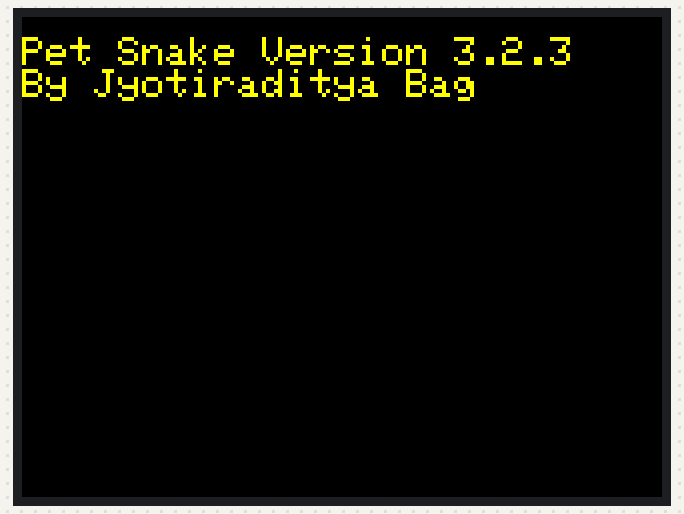
A sketch run on a simulated Arduino Uno, built with avr-gcc and run on an emulated ATmega328P. On the bench: 320×240 colour display. Random numbers use the default seed unless the sketch sets one.

Above: at 0.4 s.
At 7.17 s:
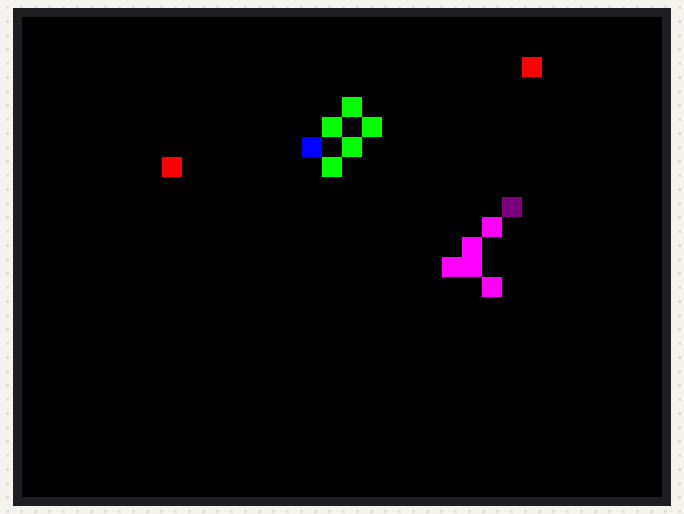
At 13.9 s:
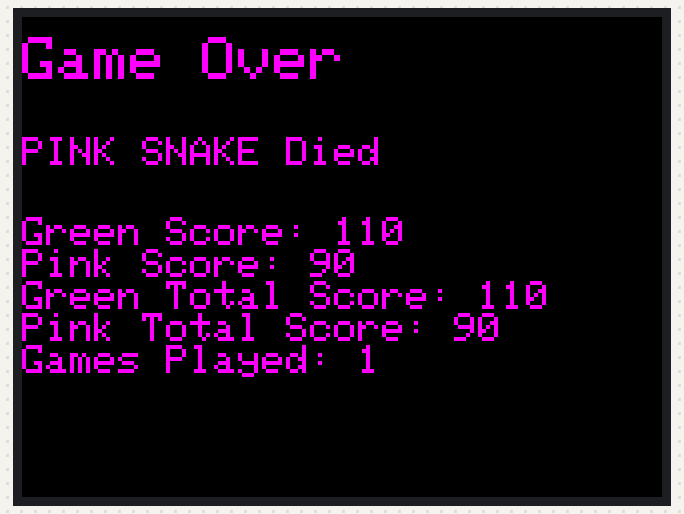
At 19.34 s:
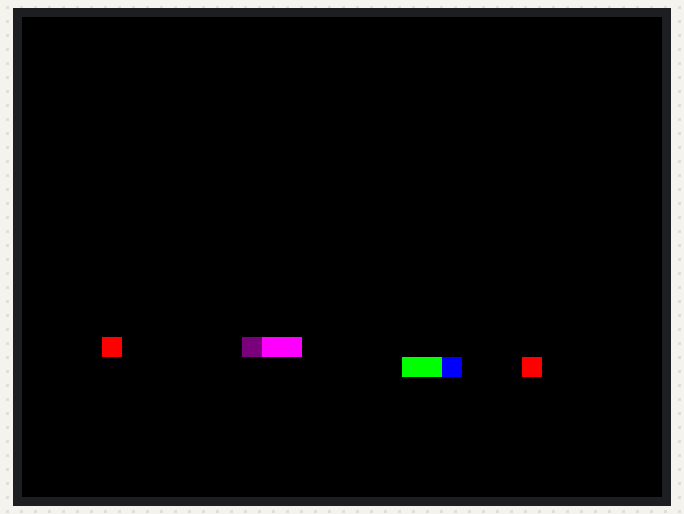
At 24.9 s:
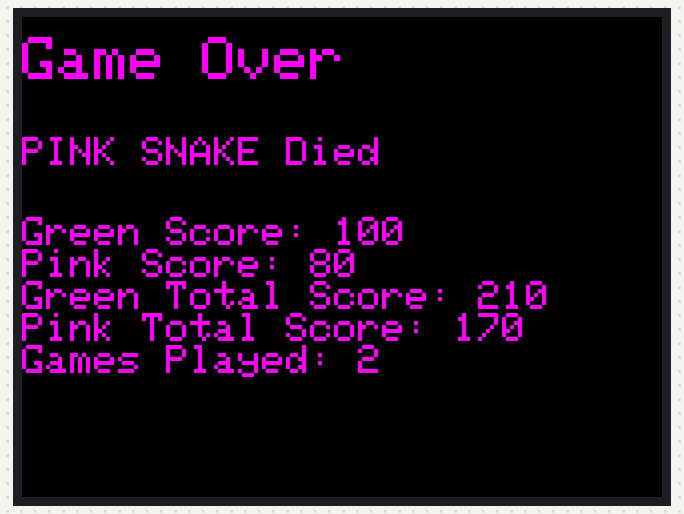
At 39.86 s:
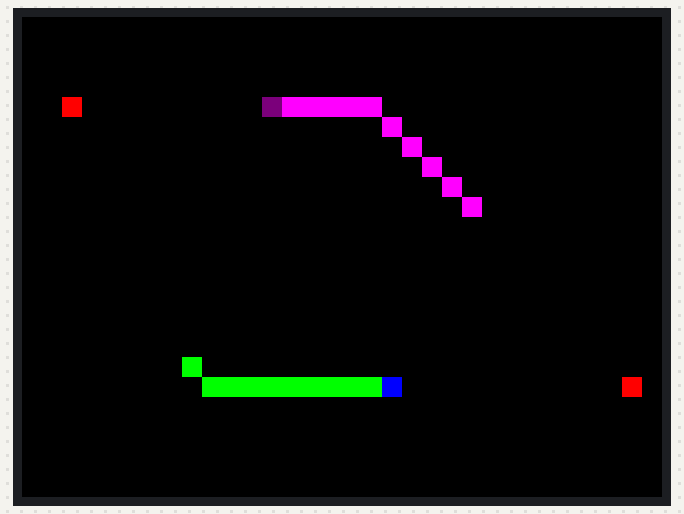

Measured:
- what the display in image 2 shows lasts 4.0 s, from 13.9 s to 17.9 s

The sketch:

PET_SNAKE_V3.2.3.ino
```cpp
#include <MCUFRIEND_kbv.h>
MCUFRIEND_kbv tft;

#define TFT_BLACK   0x0000
#define TFT_BLUE    0x001F
#define TFT_RED     0xF800
#define TFT_GREEN   0x07E0
#define TFT_CYAN    0x07FF
#define TFT_MAGENTA 0xF81F
#define TFT_YELLOW  0xFFE0
#define TFT_WHITE   0xFFFF
#define TFT_VIOLET  0x780F

// Game variables for snake1
int snake1X[100], snake1Y[100], numSegments1;
int dir1X, dir1Y;
int target1; // 0 for apple1, 1 for apple2
int score1 = 0;
int totalScore1 = 0;

// Game variables for snake2
int snake2X[100], snake2Y[100], numSegments2;
int dir2X, dir2Y;
int target2; // 0 for apple1, 1 for apple2
int score2 = 0;
int totalScore2 = 0;

//game counter
int gameCount = 0;

// Variables for two apples
int apple1X, apple1Y;
int apple2X, apple2Y;

// Grid size
int gridSize = 10;

void versionInfo()
{
  tft.fillScreen(TFT_BLACK);
  tft.setCursor(0,10);
  tft.setTextColor(TFT_YELLOW);
  tft.setTextSize(2);
  tft.println("Pet Snake Version 3.2.3");
  tft.println("By Jyotiraditya Bag");
  delay(5000);

}
void setup() {
  uint16_t ID = tft.readID();
    tft.begin(ID);
    tft.setRotation(1);
    clearScreen();
    versionInfo();
    clearScreen();
    startGame();
}

void loop() {
  int oldTail1X = snake1X[numSegments1 - 1];
  int oldTail1Y = snake1Y[numSegments1 - 1];

  int oldTail2X = snake2X[numSegments2 - 1];
  int oldTail2Y = snake2Y[numSegments2 - 1];

  moveSnake(snake1X, snake1Y, &dir1X, &dir1Y, &numSegments1, &target1, apple1X, apple1Y, apple2X, apple2Y);

  moveSnake(snake2X, snake2Y, &dir2X, &dir2Y, &numSegments2, &target2, apple1X, apple1Y, apple2X, apple2Y);


  if ((snake1X[0] == apple1X && snake1Y[0] == apple1Y) || (snake2X[0] == apple1X && snake2Y[0] == apple1Y)) {
    eatApple(snake1X, snake1Y, &numSegments1, &target1, &score1);
    eatApple(snake2X, snake2Y, &numSegments2, &target2, &score2);
    spawnApple(&apple1X,&apple1Y);
  }


  if ((snake1X[0] == apple2X && snake1Y[0] == apple2Y) || (snake2X[0] == apple2X && snake2Y[0] == apple2Y)) {
    eatApple(snake1X, snake1Y, &numSegments1, &target1, &score1);
    eatApple(snake2X, snake2Y, &numSegments2, &target2, &score2);
    spawnApple(&apple2X,&apple2Y);
  }


  if (checkCollision(snake1X, snake1Y,numSegments1)) {
    score1 -= 20;// lose points on dying
    totalScore1 += score1;
    totalScore2 += score2;
    gameOver("GREEN SNAKE", TFT_GREEN, score1, score2, totalScore1, totalScore2, gameCount);
    clearScreen();
    startGame();
  }


  if (checkCollision(snake2X,snake2Y,numSegments2)) {
    score2 -= 20;// lose points on dying
    totalScore1 += score1;
    totalScore2 += score2;
    gameOver("PINK SNAKE", TFT_MAGENTA, score1, score2, totalScore1, totalScore2, gameCount);
    clearScreen();
    startGame();
  }


  // Erase old tail positions
  tft.fillRect(oldTail1X, oldTail1Y, gridSize, gridSize,TFT_BLACK);

  tft.fillRect(oldTail2X, oldTail2Y, gridSize, gridSize,TFT_BLACK);


  drawSnake(snake1X,snake1Y,numSegments1,TFT_BLUE,TFT_GREEN);


   drawSnake(snake2X,snake2Y,numSegments2,TFT_VIOLET,TFT_MAGENTA);


   delay(100);
}

void clearScreen() {
    tft.fillScreen(TFT_BLACK);
}

void startGame() {

   numSegments1 = numSegments2 =3;

   // Initialize the positions of the snakes to be in the middle of the screen
   for(int i=0;i<numSegments1;i++){
       snake1X[i] = (tft.width() / gridSize) /4 * gridSize;
       snake1Y[i] = ((tft.height() / gridSize) /4 + i) * gridSize;
   }
   for(int i=0;i<numSegments2;i++){
       snake2X[i] = (tft.width() / gridSize) *3/4 * gridSize;
       snake2Y[i] = ((tft.height() / gridSize) *3/4 + i) * gridSize;
   }

   spawnApple(&apple1X,&apple1Y);

   spawnApple(&apple2X,&apple2Y);

   //reset scores for new game
   score1 = score2 = 0;

   //increase game counter
   gameCount++;
}

void spawnApple(int* appleX,int* appleY) {
    *appleX = random(tft.width() / gridSize) * gridSize;
    *appleY = random(tft.height() / gridSize) * gridSize;

    // Draw apple
    tft.fillRect(*appleX, *appleY, gridSize, gridSize, TFT_RED);
}

void moveSnake(int* snakeX,int* snakeY,int* dirX,int* dirY,int* numSegments, int* target, int apple1X, int apple1Y, int apple2X, int apple2Y) {
    // Simple AI: stick to chosen apple until it is eaten
    int newDirX, newDirY;
    if (*target == 0) {
        newDirX = (apple1X > *snakeX) ? gridSize : (apple1X < *snakeX) ? -gridSize : 0;
        newDirY = (apple1Y > *snakeY) ? gridSize : (apple1Y < *snakeY) ? -gridSize : 0;
    } else {
        newDirX = (apple2X > *snakeX) ? gridSize : (apple2X < *snakeX) ? -gridSize : 0;
        newDirY = (apple2Y > *snakeY) ? gridSize : (apple2Y < *snakeY) ? -gridSize : 0;
    }

    // Ignore commands that would make the snake move backwards
    if (!(newDirX == -*dirX && newDirY == -*dirY)) {
        *dirX = newDirX;
        *dirY = newDirY;
    } else {
        // If the snake can't move towards the apple without going backwards,
        // make it turn left or right instead
        if (random(2) == 0) {
            int temp = *dirX;
            *dirX = -*dirY;
            *dirY = temp;
        } else {
            int temp = *dirX;
            *dirX = *dirY;
            *dirY = -temp;
        }
    }

    // Shift segments down the array
    for (int i=*numSegments-1; i>0; i--) {
        *(snakeX+i) = *(snakeX+i-1);
        *(snakeY+i) = *(snakeY+i-1);
    }

    // Move head
    *snakeX += *dirX;
    *snakeY += *dirY;
}


bool checkCollision(int* snakeX, int* snakeY, int numSegments) {
    for(int i=1; i<numSegments; i++) {
        if(*snakeX == *(snakeX+i) && *snakeY == *(snakeY+i)) {
            return true;
        }
    }
    return false;
}

void eatApple(int* snakeX, int* snakeY, int* numSegments,int* target, int* score) {
    // Add new segment at position offset from head
    *(snakeX+*numSegments) = *(snakeX+*numSegments-1);
    *(snakeY+*numSegments) = *(snakeY+*numSegments-1);

    (*numSegments)++;

    *score += 10; //gain points by eating apple

    // Choose new target apple
    *target = random(2);
}

void drawSnake(int* snakeX, int* snakeY, int numSegments,uint16_t headColor,uint16_t bodyColor) {
    // Draw new head position
    tft.fillRect(*snakeX,*snakeY,gridSize,gridSize,headColor);

    // Draw rest of the body
    for (int i=1; i<numSegments; i++) {
        tft.fillRect(*(snakeX+i),*(snakeY+i),gridSize,gridSize,bodyColor);
    }
}

void gameOver(const char* msg, uint16_t color, int score1, int score2, int totalScore1, int totalScore2, int gameCount) {
    tft.fillScreen(TFT_BLACK);
    tft.setCursor(0,10);
    tft.setTextColor(color);
    tft.setTextSize(3);
    tft.println("Game Over");
    tft.setCursor(0,60);
    tft.setTextSize(2);
    tft.print(msg);
    tft.println(" Died");
    tft.setCursor(0,100);
    tft.print("Green Score: ");
    tft.println(score1);
    tft.print("Pink Score: ");
    tft.println(score2);
    tft.print("Green Total Score: ");
    tft.println(totalScore1);
    tft.print("Pink Total Score: ");
    tft.println(totalScore2);
    tft.print("Games Played: ");
    tft.println(gameCount);
    delay(4000); // Wait for 2000 ms
}
```
